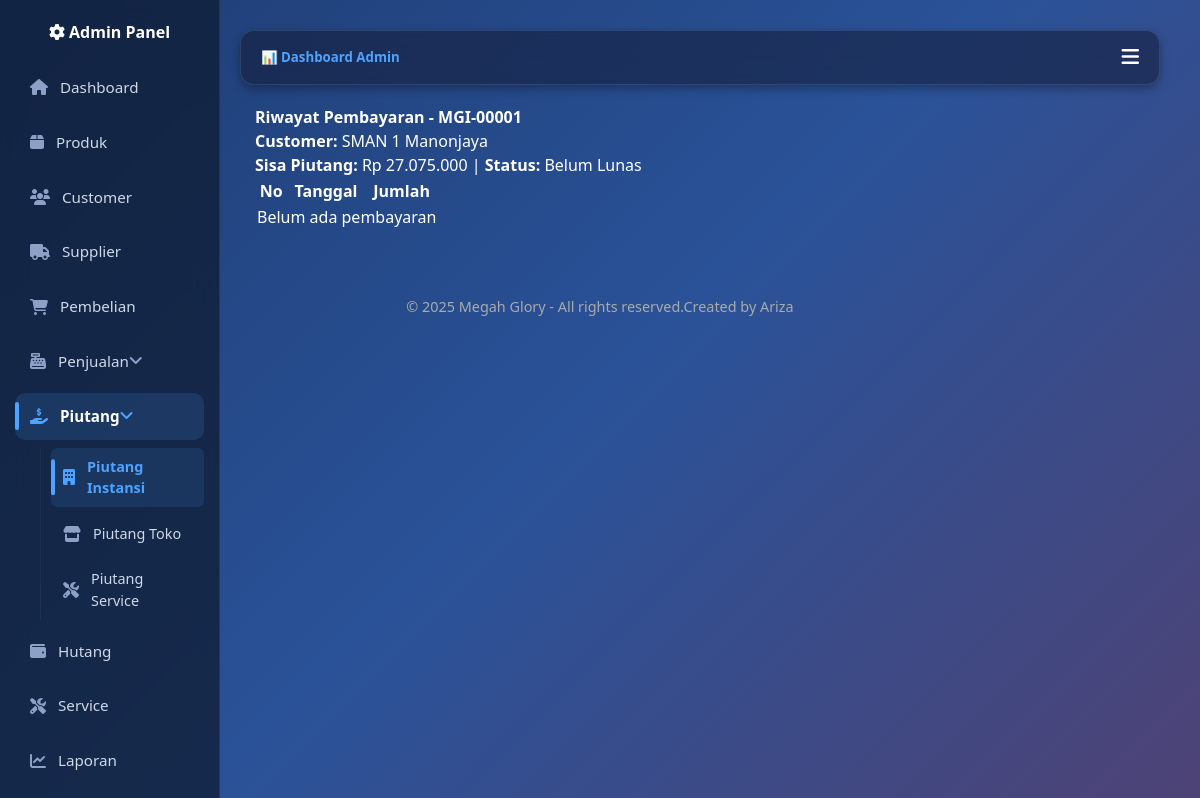
The app's page /Admin/Piutang/instansi/riwayat.php?id=10 (signed in) with its own data.
### tables this page shows
CREATE TABLE `piutang_instansi` (
  `id` int(11) NOT NULL,
  `penjualan_id` int(11) NOT NULL,
  `jatuh_tempo` date DEFAULT NULL,
  `sisa_piutang` decimal(15,2) DEFAULT 0.00,
  `status` enum('Lunas','Belum Lunas') DEFAULT 'Belum Lunas'
);

CREATE TABLE `penjualan_instansi` (
  `id` int(11) NOT NULL,
  `no_invoice` varchar(30) NOT NULL,
  `tanggal` date NOT NULL,
  `customer_id` int(11) NOT NULL,
  `jenis_penjualan` enum('SPJ','Real','SPJ+Real') NOT NULL,
  `keterangan` text DEFAULT NULL,
  `total` decimal(15,2) DEFAULT 0.00,
  `dpp` decimal(15,2) DEFAULT 0.00,
  `ppn` decimal(15,2) DEFAULT 0.00,
  `pph` decimal(15,2) DEFAULT 0.00,
  `biaya_adm` decimal(15,2) DEFAULT 0.00,
  `total_masuk` decimal(15,2) DEFAULT 0.00,
  `status` enum('Lunas','Belum Lunas') DEFAULT 'Belum Lunas',
  `created_at` timestamp NOT NULL DEFAULT current_timestamp(),
  `updated_at` timestamp NOT NULL DEFAULT current_timestamp() ON UPDATE current_timestamp()
);

CREATE TABLE `customer` (
  `id` int(11) NOT NULL,
  `nama_customer` varchar(100) NOT NULL,
  `jenis` enum('Toko','Instansi') DEFAULT 'Toko',
  `alamat` text DEFAULT NULL,
  `no_telp` varchar(30) DEFAULT NULL,
  `email` varchar(100) DEFAULT NULL
);

### Admin/Piutang/instansi/riwayat.php (the view, shortened to what this page needs)
<?php
include "../../../config.php";
include "../../../header.php";
$id = intval($_GET['id']);
$piutang = $conn->query("SELECT pi.*, p.no_invoice, c.nama_customer
                         FROM piutang_instansi pi
                         JOIN penjualan_instansi p ON pi.penjualan_id=p.id
                         LEFT JOIN customer c ON p.customer_id=c.id
                         WHERE pi.id=$id")->fetch_assoc();
$bayar = $conn->query("SELECT * FROM piutang_instansi_pembayaran WHERE piutang_id=$id ORDER BY tanggal ASC");
?>
<div class="container">
  <h4>Riwayat Pembayaran - <?=$piutang['no_invoice']?></h4>
  <p><b>Customer:</b> <?=$piutang['nama_customer']?></p>
  <p><b>Sisa Piutang:</b> Rp <?=number_format($piutang['sisa_piutang'],0,',','.')?> | <b>Status:</b> <?=$piutang['status']?></p>
  <table class="table table-bordered">
    <thead class="table-dark">
      <tr><th>No</th><th>Tanggal</th><th>Jumlah</th></tr>
    </thead>
    <tbody>
      <?php if($bayar->num_rows>0): $no=1; while($row=$bayar->fetch_assoc()): ?>
      <tr>
        <td><?=$no++?></td>
        <td><?=date("d-m-Y",strtotime($row['tanggal']))?></td>
        <td class="text-end"><?=number_format($row['jumlah'],0,',','.')?></td>
      </tr>
      <?php endwhile; else: ?>
      <tr><td colspan="3" class="text-center">Belum ada pembayaran</td></tr>
      <?php endif; ?>
    </tbody>
  </table>
</div>
<?php include "../../../footer.php"; ?>

### assets/css/base.css (style rules this page uses)
:root { --primary: #009688; --secondary: #6c757d; --success: #28a745; --danger: #dc3545; --warning: #ffc107; --info: #17a2b8; --light: #f8f9fa; --dark: #212529; --body-bg: #0a1930; --body-color: #ffffff; }
* { box-sizing: border-box; margin: 0; padding: 0; }
body { font-family: 'Segoe UI', sans-serif; background: linear-gradient(135deg, #1e3c72, #2a5298, #4e4376); color: var(--body-color); line-height: 1.5; }
.container { max-width: 1200px; margin: 0 auto; padding: 0 15px; }
.text-center { text-align: center !important; }

### assets/css/components.css (style rules this page uses)
::placeholder { color: #aaa; }

### assets/css/custom.css (style rules this page uses)
html, body { height: 100%; margin: 0; display: flex; flex-direction: column; }

### records on screen
piutang_instansi: penjualan.no_invoice "MGI-00001", customer.nama_customer "SMAN 1 Manonjaya", sisa_piutang "27.075.000", status "Belum Lunas"
